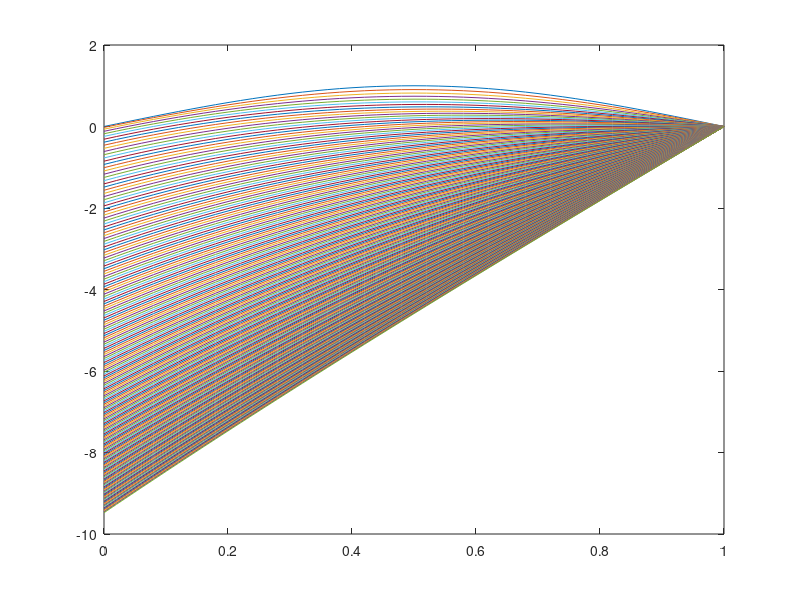
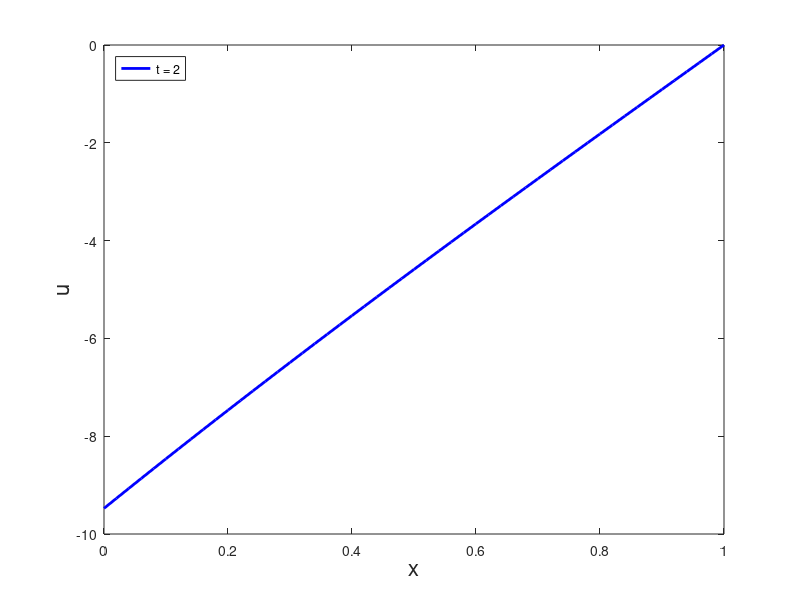
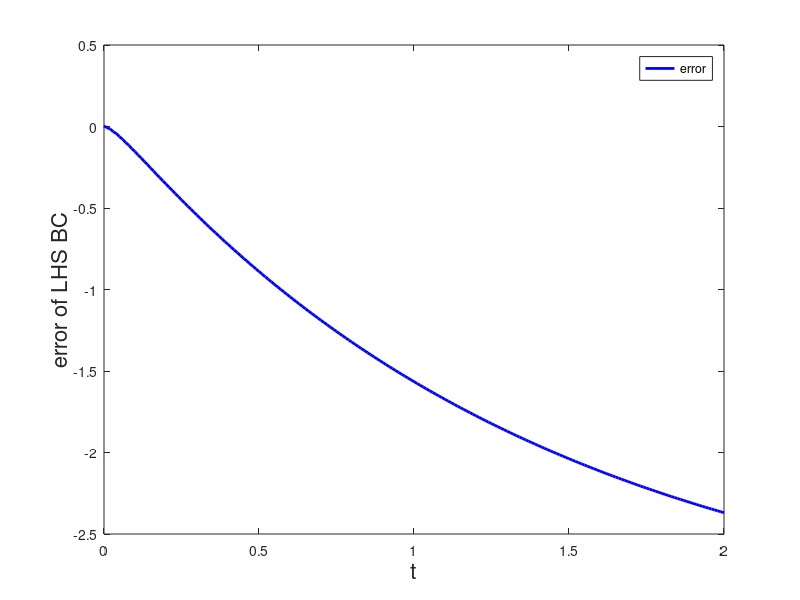

These charts were generated, in order, by the following MATLAB code:
% HW14 Problem 1
%
% Solve the IBVP using 14.10

% parameters
t0 = 0;
tf = 2;
h = 0.02; % one at a time!
k = h/2;
r = k/h^2;
% domain
x = (0:h:1)';
M = length(x); 
t = (t0:k:tf)';
% time dependent p,q
p = .75.*ones(1,length(t));
q = pi*ones(1,length(t));
% initial distribution
u0 = sin(pi.*x);
% boundaries
g1 = 0.*t;
% store LHS bc check
dbc = 0.*t;

u = u0;
dbc(1) = u(1)+(u(2)-u(1))/h-(u(3)-2*u(2)+u(1))/(2*h);

figure(140101); % for watching solution
clf;
plot(x,u0);
hold on;
A = spdiags(ones(M-1,1)+r,0,M-1,M-1)+...
    spdiags(-r.*ones(M-1,1)./2,1,M-1,M-1)+...
    spdiags(-r.*ones(M-1,1)./2,-1,M-1,M-1);
B = spdiags(ones(M-1,1)-r,0,M-1,M-1)+...
    spdiags(r.*ones(M-1,1)./2,1,M-1,M-1)+...
    spdiags(r.*ones(M-1,1)./2,-1,M-1,M-1);

for i=2:length(t)
    % modify first row of each A,B
    A(1,1:2) = [1+r*(1-h*p(i)),-r];
    B(1,1:2) = [1-r*(1-h*p(i-1)),r];
    % set b
    b = zeros(M-1,1); b(1) = -r*h*(q(i-1)+q(i)); b(end) = r/2*(g1(i-1)+g1(i));
    % solve the system for U (Eq 13.9)
    unew = A\(B*u(1:end-1)+b);
    % check minimax prinicple
    if max(unew) > max(u0)
        fprintf('your solution is behaving badly\n')
        break
    end
    u = [unew;g1(i)];
    dbc(i) = u(1)+(u(2)-u(1))/h-(u(3)-2*u(2)+u(1))/(2*h);
    % watch the diffusion
    plot(x,u);
    % pause(.01);
end
uexact = sin(pi.*x).*exp(-pi^2*tf);

figure(140102);
clf;
plot(x,u,'b','LineWidth',2);
xlabel('x','FontSize',16);
ylabel('u','FontSize',16);
legend({'t = 2'},'Location','NorthWest');

figure(140103);
clf;
plot(t,dbc-pi,'b','LineWidth',2);
xlabel('t','FontSize',16);
ylabel('error of LHS BC','FontSize',16);
legend({'error'},'Location','NorthEast');
